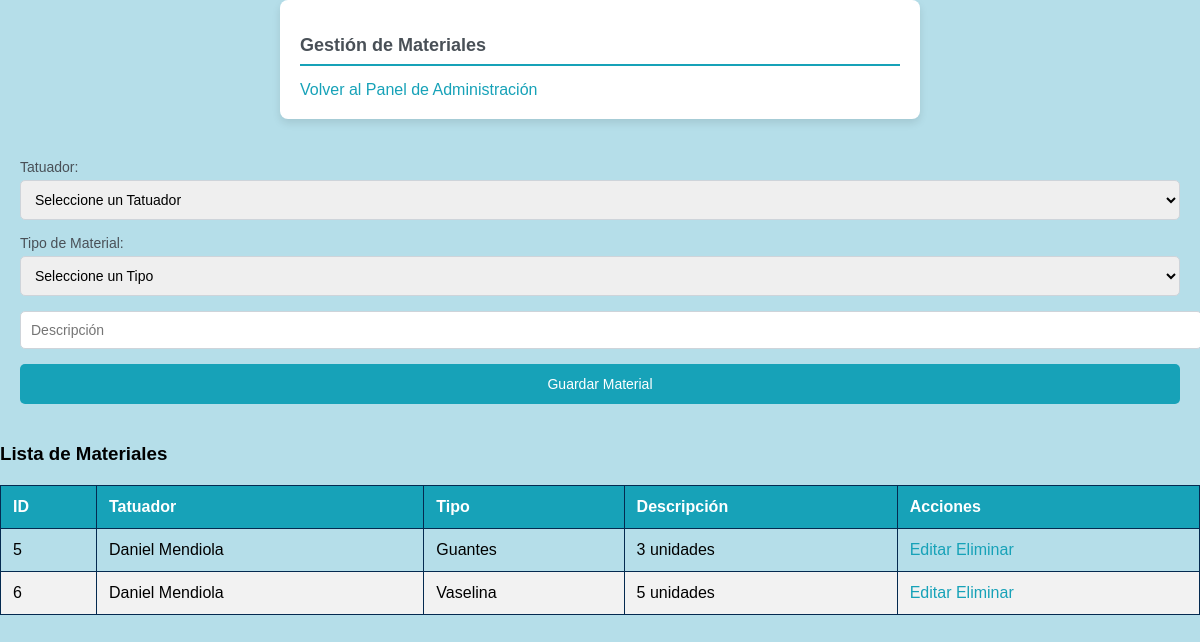
Page /Kraken/materiales.php on the committed database.
### tables this page shows
CREATE TABLE `tipo_de_material` (
  `id_material` int(10) NOT NULL,
  `nombre` varchar(50) NOT NULL,
  `tipo` varchar(50) NOT NULL,
  `descripcion` varchar(100) NOT NULL
);

### Kraken/materiales.php (the view, shortened to what this page needs)
<?php
include 'connection.php';
$result = $conn->query("SELECT * FROM tipo_de_material");
?>
<!DOCTYPE html>
<html lang="es">
<head>
    <link rel="stylesheet" href="css/estilo.css">
</head>
<body style='background-color: #b5dee9;'>
<div class="form-container">
    <h2>Gestión de Materiales</h2>
    <a href="admin_dashboard.php" class="btn">Volver al Panel de Administración</a>
</div>
<form method="POST">
    <label for="nombre">Tatuador:</label>
    <select name="nombre" required>
        <option value="">Seleccione un Tatuador</option>
    </select>
    <label for="tipo">Tipo de Material:</label>
    <select name="tipo" required>
        <option value="">Seleccione un Tipo</option>
    </select>
    <input type="text" name="descripcion" placeholder="Descripción" required>
    <button type="submit">Guardar Material</button>
</form>
<h3>Lista de Materiales</h3>
<table>
    <thead>
        <tr>
            <th>ID</th>
            <th>Tatuador</th>
            <th>Tipo</th>
            <th>Descripción</th>
            <th>Acciones</th>
        </tr>
    </thead>
    <tbody>
        <?php while ($row = $result->fetch_assoc()): ?>
            <tr>
                <td><?php echo $row['id_material']; ?></td>
                <td><?php echo $row['nombre']; ?></td>
                <td><?php echo $row['tipo']; ?></td>
                <td><?php echo $row['descripcion']; ?></td>
                <td>
                    <a href="editar_material.php?id=<?php echo $row['id_material']; ?>">Editar</a>
                    <a href="materiales.php?delete_id=<?php echo $row['id_material']; ?>" onclick="return confirm('¿Estás seguro de que deseas eliminar este material?');">Eliminar</a>
                </td>
            </tr>
        <?php endwhile; ?>
    </tbody>
</table>
</body>
</html>

### Kraken/css/estilo.css (style rules this page uses)
body { font-family: 'Arial', sans-serif; background-color: #e9ecef; margin: 0; }
.form-container { background-color: #ffffff; padding: 20px; border-radius: 8px; box-shadow: 0 4px 8px rgba(0, 0, 0, 0.1); max-width: 600px; margin: 0 auto 20px; }
.form-container h2 { font-size: 18px; color: #495057; border-bottom: 2px solid #17a2b8; padding-bottom: 8px; margin-bottom: 15px; }
form { padding: 20px; }
form label { font-size: 14px; color: #495057; display: block; margin-bottom: 5px; }
form input, form textarea, form select { width: 100%; padding: 10px; margin-bottom: 15px; border: 1px solid #ced4da; border-radius: 5px; font-size: 14px; }
form button { background-color: #17a2b8; color: #ffffff; border: none; padding: 12px 20px; border-radius: 5px; font-size: 14px; cursor: pointer; width: 100%; transition: background-color 0.3s ease; }
a { color: #17a2b8; text-decoration: none; }
table { width: 100%; border-collapse: collapse; margin-top: 20px; }
table th, table td { padding: 12px; border: 1px solid #042a50; text-align: left; }
table th { background-color: #17a2b8; color: #ffffff; }
table tbody tr:nth-child(even) { background-color: #f2f2f2; }

### rows in the picture
tipo_de_material: id_material "5", nombre "Daniel Mendiola", tipo "Guantes", descripcion "3 unidades"
tipo_de_material: id_material "6", nombre "Daniel Mendiola", tipo "Vaselina", descripcion "5 unidades"
